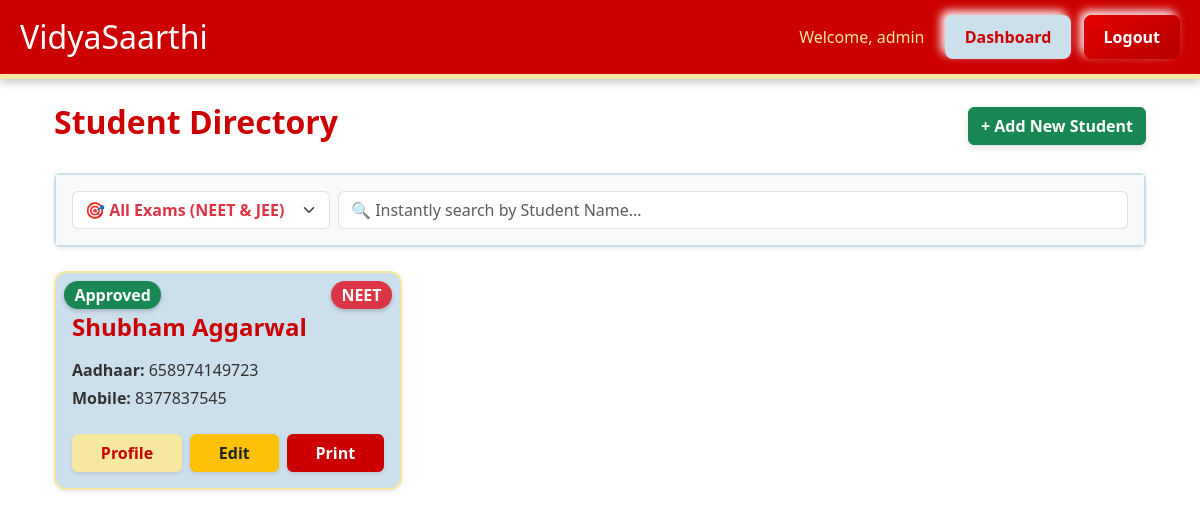
Page /dashboard (signed in) on the committed database.
### models.py (models this page shows)
class Staff(db.Model, UserMixin):
    __tablename__ = 'staff'
    id = db.Column(db.Integer, primary_key=True)
    username = db.Column(db.String(50), unique=True, nullable=False)
    password_hash = db.Column(db.String(255), nullable=False)
    role = db.Column(db.String(20), default='counselor')
    is_active = db.Column(db.Boolean, default=True)

class Student(db.Model):
    __tablename__ = 'students'
    id = db.Column(db.Integer, primary_key=True)
    is_approved = db.Column(db.Boolean, default=False)  # NEW: Parent Approval Lock
    exam_type = db.Column(db.String(20), nullable=False)
    full_name = db.Column(db.String(150), nullable=False)
    gender = db.Column(db.String(20), nullable=False)
    dob = db.Column(db.Date, nullable=True)
    identification_mark = db.Column(db.String(200), nullable=False)
    category = db.Column(db.String(100), nullable=False)
    aadhaar_no = db.Column(db.String(20), unique=True, nullable=False)
    nationality = db.Column(db.String(50), default='Indian')
    nativity = db.Column(db.String(100), nullable=True)
    mobile_number = db.Column(db.String(15), unique=True, nullable=False)
    alt_mobile_number = db.Column(db.String(15), nullable=True)
    emergency_mobile = db.Column(db.String(15), nullable=True)
    email_address = db.Column(db.String(120), nullable=True)
    alt_email = db.Column(db.String(120), nullable=True)
    emergency_email = db.Column(db.String(120), nullable=True)
    house_no = db.Column(db.String(100), nullable=True)
    street_name = db.Column(db.String(150), nullable=True)
    post_office = db.Column(db.String(100), nullable=True)
    pin_code = db.Column(db.String(20), nullable=True)
    state_ut = db.Column(db.String(100), nullable=True)
    district = db.Column(db.String(100), nullable=True)
    father_name = db.Column(db.String(150), nullable=True)
    father_education = db.Column(db.String(150), nullable=True)
    father_occupation = db.Column(db.String(150), nullable=True)
    mother_name = db.Column(db.String(150), nullable=True)
    mother_education = db.Column(db.String(150), nullable=True)
    mother_occupation = db.Column(db.String(150), nullable=True)
    family_income = db.Column(db.String(100), nullable=True)
    bank_holder_name = db.Column(db.String(150), nullable=True)
    bank_name = db.Column(db.String(150), nullable=True)
    bank_branch = db.Column(db.String(150), nullable=True)
    bank_address = db.Column(db.String(250), nullable=True)
    bank_account_no = db.Column(db.String(50), nullable=True)
    bank_ifsc = db.Column(db.String(20), nullable=True)
    class_10_year = db.Column(db.Integer, nullable=True)
    class_10_school = db.Column(db.String(200), nullable=True)
    class_10_serial = db.Column(db.String(50), nullable=True)
    class_10_reg_no = db.Column(db.String(50), nullable=True)
    class_10_board = db.Column(db.String(100), nullable=True)
    class_10_issue_date = db.Column(db.Date, nullable=True)
    class_10_roll_no = db.Column(db.String(50), nullable=True)
    class_10_marks_data = db.Column(db.Text, nullable=True)
    class_11_year = db.Column(db.Integer, nullable=True)
    class_11_school = db.Column(db.String(200), nullable=True)
    class_11_roll_no = db.Column(db.String(50), nullable=True)
    passed_appearing = db.Column(db.String(50), nullable=True)
    studied_sanskrit = db.Column(db.String(20), nullable=True)
    registration_no_apaar_id = db.Column(db.String(100), nullable=True)
    class_12_year = db.Column(db.Integer, nullable=True)
    class_12_school = db.Column(db.String(200), nullable=True)
    class_12_serial = db.Column(db.String(50), nullable=True)
    class_12_reg_no = db.Column(db.String(50), nullable=True)
    class_12_board = db.Column(db.String(100), nullable=True)
    class_12_issue_date = db.Column(db.Date, nullable=True)
    class_12_roll_no = db.Column(db.String(50), nullable=True)
    class_12_marks_data = db.Column(db.Text, nullable=True)
    documents = db.relationship('Document', backref='student', lazy=True)
    created_at = db.Column(db.DateTime, default=datetime.utcnow)

### app.py (the view)
@app.route('/')
@app.route('/dashboard')
@login_required
def dashboard():
    exam_filter = request.args.get('exam_type', '')
    search_query = request.args.get('search', '').strip()
    query = Student.query
    if exam_filter in ['NEET', 'JEE']:
        query = query.filter(Student.exam_type == exam_filter)
    if search_query:
        query = query.filter(Student.full_name.ilike(f'%{search_query}%'))
    students = query.order_by(Student.created_at.desc()).all()
    return render_template('dashboard.html', students=students, exam_filter=exam_filter, search_query=search_query)

### app.py (called while the page is built)
@login_manager.user_loader
def load_user(user_id):
    return Staff.query.get(int(user_id))

### templates/dashboard.html (shortened to what this page needs)
{% extends "layout.html" %}
{% block content %}
<div class="container mt-4 mb-5">
    <div class="d-flex justify-content-between align-items-center mb-4">
        <h2 style="color: var(--brand-primary); font-weight: 900;">Student Directory</h2>
        <a href="{{ url_for('add_student') }}" class="btn btn-success fw-bold" style="box-shadow: 0 4px 6px rgba(0,0,0,0.1);">+ Add New Student</a>
    </div>
    <div class="card shadow-sm mb-4" style="border: 2px solid var(--brand-accent-blue);">
        <div class="card-body bg-light">
            <div class="row g-2">
                <div class="col-md-3">
                    <select id="examFilter" class="form-select fw-bold text-danger">
                        <option value="ALL">🎯 All Exams (NEET & JEE)</option>
                    </select>
                </div>
                <div class="col-md-9">
                    <input type="text" id="searchInput" class="form-control" placeholder="🔍 Instantly search by Student Name...">
                </div>
            </div>
        </div>
    </div>
    <div class="row row-cols-1 row-cols-md-2 row-cols-lg-3 g-4" id="studentGrid">
        {% for student in students %}
        <div class="col student-card-container" data-exam="{{ student.exam_type or '' }}" data-name="{{ student.full_name | lower }}">
            <div class="card h-100 shadow-sm position-relative" style="background-color: var(--brand-accent-blue); border: 2px solid var(--brand-accent-yellow); border-radius: 12px;">
                {% if student.is_approved %}
                <span class="position-absolute top-0 start-0 badge rounded-pill m-2 fs-6 bg-success" style="box-shadow: 0 2px 4px rgba(0,0,0,0.2); z-index: 10;">
                     Approved
                </span>
                {% endif %}
                {% if student.exam_type %}
                    <span class="position-absolute top-0 end-0 badge rounded-pill m-2 fs-6 {% if student.exam_type == 'NEET' %}bg-danger{% else %}bg-primary{% endif %}" style="box-shadow: 0 2px 4px rgba(0,0,0,0.2);">
                        {{ student.exam_type }}
                    </span>
                {% else %}
                    <span class="position-absolute top-0 end-0 badge rounded-pill m-2 fs-6 bg-secondary" style="box-shadow: 0 2px 4px rgba(0,0,0,0.2);">
                        Unassigned
                    </span>
                {% endif %}
                <div class="card-body mt-4">
                    <h4 class="card-title mb-3" style="color: var(--brand-primary); font-weight: 800;">{{ student.full_name }}</h4>
                    <p class="card-text mb-1" style="color: #333;"><strong>Aadhaar:</strong> {{ student.aadhaar_no }}</p>
                    <p class="card-text mb-3" style="color: #333;"><strong>Mobile:</strong> {{ student.mobile_number }}</p>
                    <div class="d-flex gap-2 mt-4">
                        <a href="{{ url_for('view_student', id=student.id) }}" class="btn flex-fill" style="background: var(--brand-accent-yellow); color: var(--brand-primary); font-weight: bold; box-shadow: 0 2px 4px rgba(0,0,0,0.1);">Profile</a>
                        <a href="{{ url_for('edit_student', id=student.id) }}" class="btn flex-fill btn-warning text-dark fw-bold" style="box-shadow: 0 2px 4px rgba(0,0,0,0.1);">Edit</a>
                        <a href="{{ url_for('export_verification', id=student.id) }}" class="btn flex-fill" style="background: var(--brand-primary); color: white; font-weight: bold; box-shadow: 0 2px 4px rgba(0,0,0,0.1);">Print</a>
                    </div>
                </div>
            </div>
        </div>
        {% else %}
        <div class="col-12 text-center mt-5" id="emptyStateOriginal">
            <h4 class="text-muted">No students registered yet.</h4>
            <p class="text-muted">Click the "+ Add New Student" button to begin.</p>
        </div>
        {% endfor %}
    </div>
</div>
{% endblock %}

### templates/layout.html (shortened to what this page needs)
<!DOCTYPE html>
<html lang="en">
<head>
    <link href="https://cdn.jsdelivr.net/npm/bootstrap@5.3.0/dist/css/bootstrap.min.css" rel="stylesheet">
    <link rel="stylesheet" href="{{ url_for('static', filename='css/style.css') }}">
</head>
<body>
    {% if current_user.is_authenticated %}
    <div class="vidyasaarthi-header d-flex justify-content-between align-items-center no-print">
        <h2 class="m-0">VidyaSaarthi</h2>
        <div>
            <span class="me-3" style="color: var(--brand-accent-yellow);">Welcome, {{ current_user.username }}</span>
            <a href="{{ url_for('dashboard') }}" class="btn-3d-primary me-2" style="background: var(--brand-accent-blue); color: var(--brand-primary);">Dashboard</a>
            <a href="{{ url_for('logout') }}" class="btn-3d-primary">Logout</a>
        </div>
    </div>
    {% endif %}
    <div class="container mt-4">
        {% block content %}{% endblock %}
    </div>
</body>
</html>

### static/css/style.css (style rules this page uses)
:root { --brand-primary: #cc0000; --brand-light: #ffffff; --brand-accent-blue: #ccdfed; --brand-accent-yellow: #f6e89e; }
body { background-color: var(--brand-light); font-family: 'Segoe UI', Tahoma, Geneva, Verdana, sans-serif; }
.btn-3d-primary { background: linear-gradient(145deg, #e60000, #b30000); color: var(--brand-light); font-weight: bold; border: none; padding: 10px 20px; border-radius: 8px; box-shadow: 4px 4px 10px rgba(204, 0, 0, 0.3), -4px -4px 10px rgba(255, 255, 255, 1); cursor: pointer; text-decoration: none; display: inline-block; }
.vidyasaarthi-header { background-color: var(--brand-primary); color: var(--brand-light); padding: 15px 20px; border-bottom: 5px solid var(--brand-accent-yellow); box-shadow: 0 4px 8px rgba(0,0,0,0.2); }

### rows in the picture
Staff: username "admin"
Student: is_approved "Approved", exam_type "NEET", full_name "Shubham Aggarwal", aadhaar_no "658974149723", mobile_number "8377837545"
